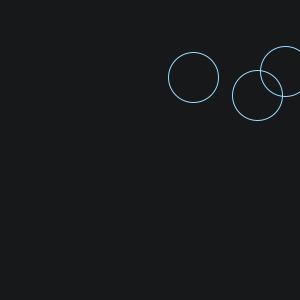
Frame 1 (no input)
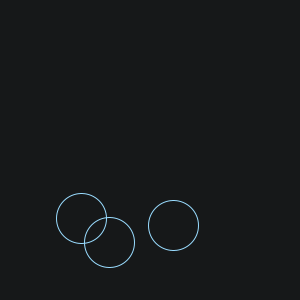
Frame 60 (the mouse pressed at the canvas centre just before this capture)
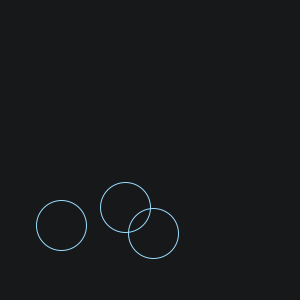
Frame 120 (the mouse held since frame 60 and released just before this capture)

The Processing sketch that drew these frames (run headless with seeded random() and noise(); from frame 60 on, the mouse is pressed at the canvas centre):

// Processing sketch: sketch_3_ball_object_ohneArray
// ── sketch_3_ball_object_ohneArray.pde

class Ball {

  //Variablen für die Position
  float posX;
  float posY;

  //Variablen für die Geschwindigkeit
  float tempoX;
  float tempoY;


  Ball() {
    //Startposition und Starttempo
    posX = random(width);
    posY = random(height);

    tempoX = 4;
    tempoY = 2.5;
  }

  //Funktion zum Zeichnen
  void ball_display() {
    ellipse(posX, posY, 50, 50);
  }


  //Funktion für die Bewegung
  void ball_move() {
    posX = posX + tempoX;
    posY = posY + tempoY;
  }

  //Funktion um die Kollision mit dem Rand zu testen 
  void ball_checkRand() {
    if ( (posX > width) || (posX < 0) ) {
      tempoX = tempoX * -1;
    }

    if ( (posY > height) || (posY < 0) ) {
      tempoY = tempoY * -1;
    }
  }
}

Ball meinBall1;
Ball meinBall2;
Ball meinBall3;

void setup() {
  size (300, 300);
  colorMode(HSB, 360, 100, 100);
  noFill();
  stroke(200, 40, 100);

   meinBall1 = new Ball();
   meinBall2 = new Ball();
   meinBall3 = new Ball();
}

void draw() {
  background(200, 10, 10);

  meinBall1.ball_display();
  meinBall1.ball_move();
  meinBall1.ball_checkRand();

  meinBall2.ball_display();
  meinBall2.ball_move();
  meinBall2.ball_checkRand();

  meinBall3.ball_display();
  meinBall3.ball_move();
  meinBall3.ball_checkRand();
}
